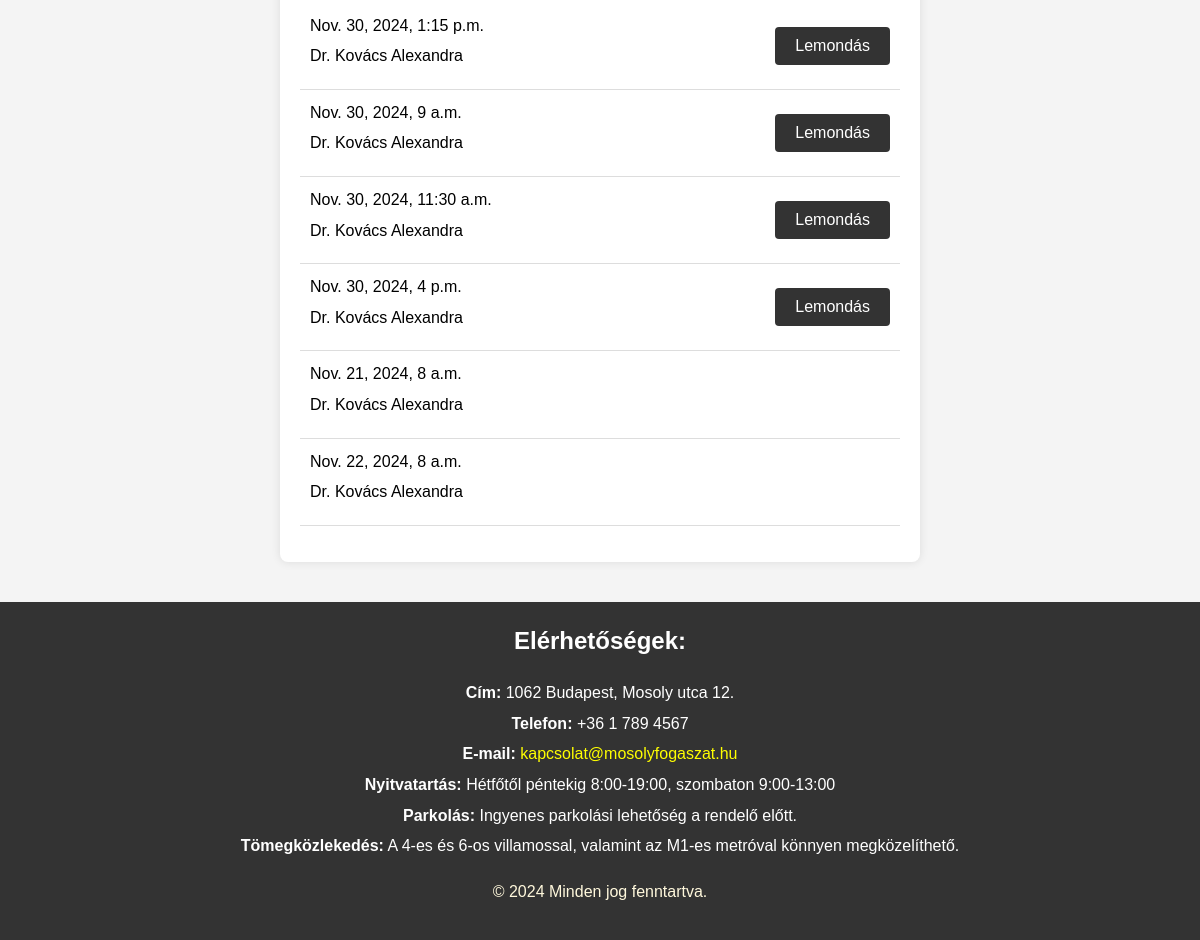
The page /profile/ (signed in, lower part) on the database as committed earlier.
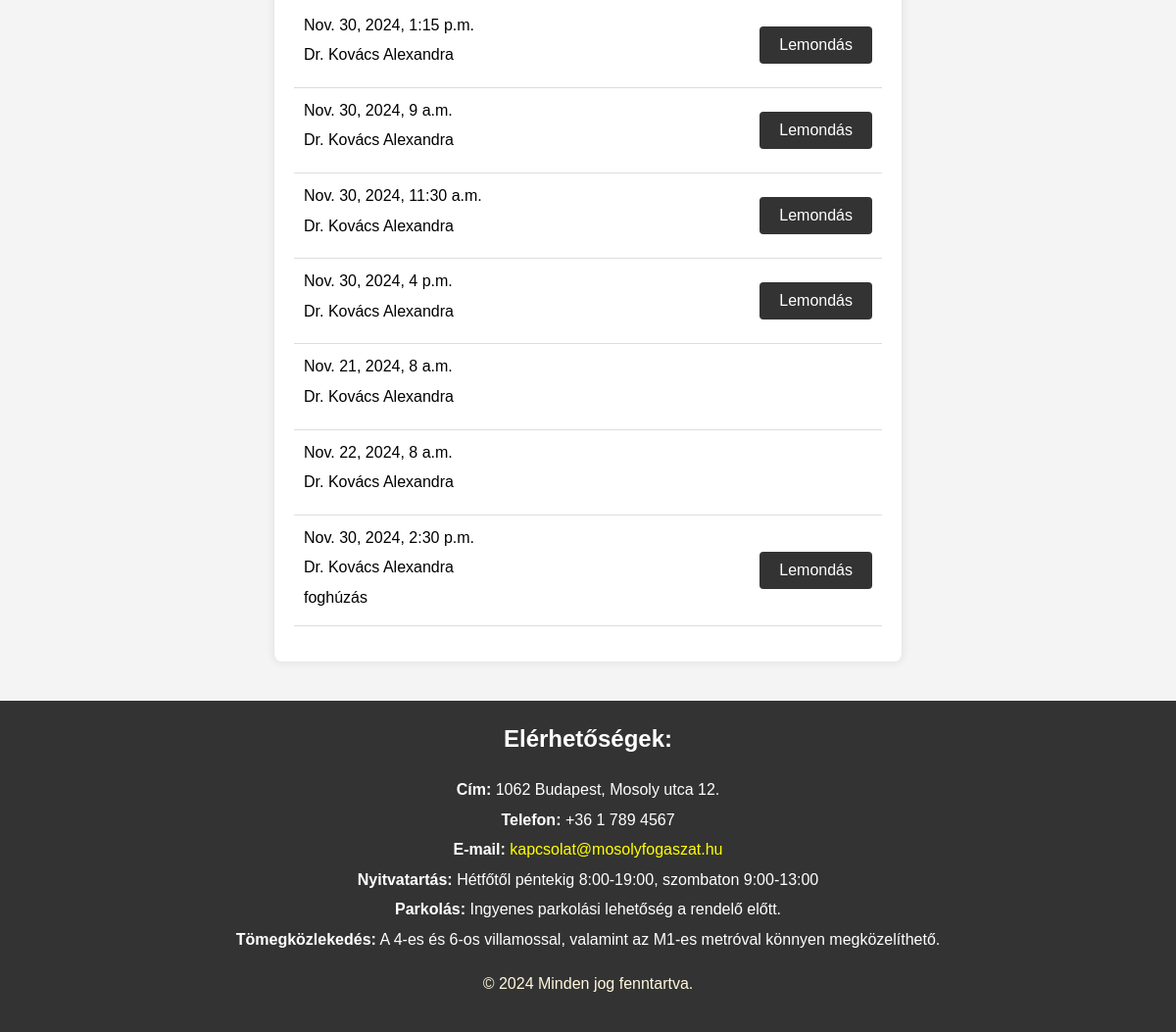
The same page on the database as committed later.
### rendeloweboldal/models.py (models this page shows, shortened)
class Appointment(models.Model):
    id = models.UUIDField(primary_key=True, default=uuid4, editable=False)  # FHIR resource identifier
    patient = models.CharField(max_length=64, null=True, blank=True)  # Az időpontot foglaló páciens azonosítója
    practitioner = models.ForeignKey(Doctor, on_delete=models.CASCADE)  # Link to Practitioner resource
    treatment = models.ForeignKey(Treatment, on_delete=models.SET_NULL, null=True, blank=True)  # Link to Treatment
    start = models.DateTimeField()  # Kezdési időpont
    end = models.DateTimeField()  # Befejezési időpont
    status = models.CharField(max_length=64, null=True, blank=True)  # Időpont státusza (pl. foglalt, elérhető)

class Doctor(models.Model):
    id = models.CharField(max_length=64, primary_key=True)  # FHIR resource identifier
    name = models.CharField(max_length=255)
    photo = models.ImageField(upload_to='doctor_pictures/', null=True, blank=True)  # FHIR 'photo' field
    qualification = models.TextField(null=True, blank=True)  # FHIR 'qualification' field

class Treatment(models.Model):
    id = models.UUIDField(primary_key=True, default=uuid4, editable=False)  # FHIR resource identifier
    name = models.CharField(max_length=255)  # FHIR 'name' field
    description = models.TextField()  # FHIR 'description' field
    duration = models.DurationField(null=True, blank=True)  # Kezelés hossza (opcionális)
    price = models.DecimalField(max_digits=10, decimal_places=0)  # Ár

### rendeloweboldal/views.py (the view)
# urls.py: path('profile/', views.profile_view, name='profile'),
@login_required
def profile_view(request):
    user = request.user
    if user.is_superuser or hasattr(user, 'doctor'):
        patient_form = None
    else:
        patient = get_object_or_404(Patient, id=user.id)
        patient_form = PatientForm(request.POST or None, instance=patient)
    if request.method == 'POST':
        form = ProfileForm(request.POST, instance=user)
        if form.is_valid():
            form.save()
            if patient_form and patient_form.is_valid():
                patient_form.save()
            return redirect('profile')
    else:
        form = ProfileForm(instance=user)
        if not user.is_superuser and not hasattr(user, 'doctor'):
            patient_form = PatientForm(instance=patient)
    appointments = Appointment.objects.filter(patient=user.id, status='booked')
    now = timezone.now()
    return render(request, 'profile.html', {'form': form, 'patient_form': patient_form, 'appointments': appointments, 'now': now})

### rendeloweboldal/templates/profile.html (shortened to what this page needs)
{% load static %}
<!DOCTYPE html>
<html lang="hu">
<head>
    <link rel="stylesheet" href="{% static 'css/style.css' %}">
</head>
<body>
    <main>
        <section class="profile">
            {% if not user.is_superuser %}
                {% if appointments%}
                    <ul class="appointments-list">
                        {% for appointment in appointments %}
                            <li class="appointment-item">
                                <div class="appointment-details">
                                    <span class="appointment-time">{{ appointment.start }}</span>
                                    <span class="appointment-practitioner">{{ appointment.practitioner.name }}</span>
                                    <span class="appointment-treatment">{{ appointment.treatment.description }}</span>
                                </div>
                                {% if appointment.start|date:"Y-m-d" > now|date:"Y-m-d" %}
                                    <form method="post" action="{% url 'cancel_appointment' appointment.id %}" style="display:inline;" onsubmit="return confirm('Biztosan le akarja mondani az időpontot?');">
                                        <button type="submit" class="cancel-button">Lemondás</button>
                                    </form>
                                {% endif %}
                            </li>
                        {% endfor %}
                    </ul>
                {% else %}
                    <p>Nincsenek lefoglalt időpontjai.</p>
                {% endif %}
            {% endif %}
        </section>
    </main>
    <footer>
        <div class="contact-info">
            <h2>Elérhetőségek:</h2>
            <p><strong>Cím:</strong> 1062 Budapest, Mosoly utca 12.</p>
            <p><strong>Telefon:</strong> +36 1 789 4567</p>
            <p><strong>E-mail:</strong> <a href="mailto:kapcsolat@mosolyfogaszat.hu">kapcsolat@mosolyfogaszat.hu</a></p>
            <p><strong>Nyitvatartás:</strong> Hétfőtől péntekig 8:00-19:00, szombaton 9:00-13:00</p>
            <p><strong>Parkolás:</strong> Ingyenes parkolási lehetőség a rendelő előtt.</p>
            <p><strong>Tömegközlekedés:</strong> A 4-es és 6-os villamossal, valamint az M1-es metróval könnyen megközelíthető.</p>
        </div>
        <p class="copy">&copy; 2024 Minden jog fenntartva.</p>
    </footer>
</body>
</html>

Rows that differ between the two databases and show on the page:
added Appointment: start "Nov. 30, 2024, 2:30 p.m.", practitioner.name "Dr. Kovács Alexandra", treatment.description "foghúzás", shows "Lemondás"
